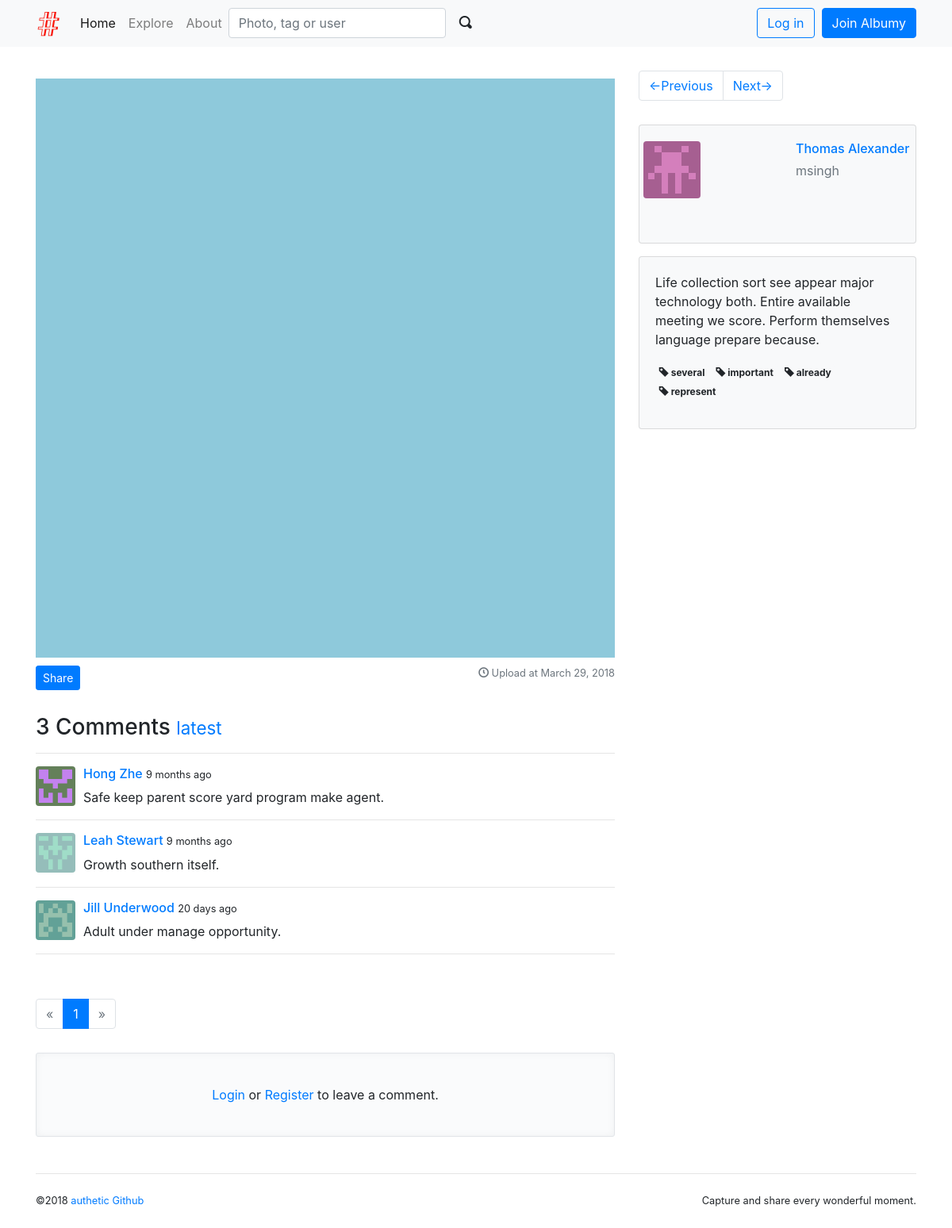
Screenshot of /photo/4 with the database file from the repository.
### albumy/models.py (models this page shows, shortened)
@whooshee.register_model('description')
class Photo(db.Model):
    id = db.Column(db.Integer, primary_key=True)
    description = db.Column(db.String(500))
    filename = db.Column(db.String(64))
    filename_s = db.Column(db.String(64))
    filename_m = db.Column(db.String(64))
    timestamp = db.Column(db.DateTime, default=datetime.utcnow)
    flag = db.Column(db.Integer, default=0)
    author_id = db.Column(db.Integer, db.ForeignKey('user.id'))
    author = db.relationship('User', back_populates='photos')
    tags = db.relationship('Tag', secondary=tagging, back_populates='photos')
    collectors = db.relationship('Collect', back_populates='collected', cascade='all')

class Comment(db.Model):
    id = db.Column(db.Integer, primary_key=True)
    timestamp = db.Column(db.DateTime, default=datetime.utcnow, index=True)
    body = db.Column(db.Text)
    flag = db.Column(db.Integer, default=0)
    replied_id = db.Column(db.Integer, db.ForeignKey('comment.id'))
    author_id = db.Column(db.Integer, db.ForeignKey('user.id'))
    photo_id = db.Column(db.Integer, db.ForeignKey('photo.id'))
    photo = db.relationship('Photo', backref=db.backref('comments', cascade='all'))
    author = db.relationship('User', backref=db.backref('comments', cascade='all'))
    replies = db.relationship('Comment', back_populates='replied', cascade='all')
    replied = db.relationship('Comment', back_populates='replies', remote_side=[id])

@whooshee.register_model('username', 'name')
class User(db.Model, UserMixin):
    id = db.Column(db.Integer, primary_key=True)
    username = db.Column(db.String(20), unique=True, index=True)
    email = db.Column(db.String(254), unique=True, index=True)
    password_hash = db.Column(db.String(128))
    name = db.Column(db.String(30))
    website = db.Column(db.String(255))
    bio = db.Column(db.String(120))
    location = db.Column(db.String(50))
    member_since = db.Column(db.DateTime, default=datetime.utcnow)
    confirmed = db.Column(db.Boolean, default=False)
    avatar_s = db.Column(db.String(64))
    avatar_m = db.Column(db.String(64))
    avatar_l = db.Column(db.String(64))
    avatar_raw = db.Column(db.String(64))
    receive_comment_notification = db.Column(db.Boolean, default=True)
    receive_follow_notification = db.Column(db.Boolean, default=True)
    receive_collect_notification = db.Column(db.Boolean, default=True)
    show_collections = db.Column(db.Boolean, default=True)
    locked = db.Column(db.Boolean, default=False)
    active = db.Column(db.Boolean, default=True)
    role_id = db.Column(db.Integer, db.ForeignKey('role.id'))
    role = db.relationship('Role', back_populates='users')
    photos = db.relationship('Photo', back_populates='author', cascade='all')
    collections = db.relationship('Collect', back_populates='collector', cascade='all')
    following = db.relationship('Follow', foreign_keys=[Follow.follower_id], back_populates=
                                'follower', lazy='dynamic', cascade='all')
    followers = db.relationship('Follow', foreign_keys=[Follow.followed_id], back_populates=
                                'followed', lazy='dynamic', cascade='all')
    notifications = db.relationship('Notification', back_populates='receiver',
                                    cascade='all')

@whooshee.register_model('name')
class Tag(db.Model):
    id = db.Column(db.Integer, primary_key=True)
    name = db.Column(db.String(30), index=True)
    photos = db.relationship('Photo', secondary=tagging, back_populates='tags')

### albumy/blueprints/main.py (the view)
@main_bp.route('/photo/<int:photo_id>')
def show_photo(photo_id):
    photo = Photo.query.get_or_404(photo_id)
    page = request.args.get('page', 1, type=int)
    per_page = current_app.config['ALBUMY_COMMENT_PER_PAGE']
    pagination = Comment.query.with_parent(photo).order_by(Comment.timestamp).paginate(page, per_page)
    comments = pagination.items
    description_form = DescriptionForm()
    comment_form = CommentForm()
    tag_form = TagForm()
    description_form.description.data = photo.description
    return render_template('main/photo.html', photo=photo, description_form=description_form,
                           comment_form=comment_form, pagination=pagination, comments=comments,
                           tag_form=tag_form)

### albumy/templates/main/photo.html (shortened to what this page needs)
{% extends 'base.html' %}
{% from 'bootstrap/form.html' import render_form, render_field %}
{% from 'bootstrap/pagination.html' import render_pagination %}
{% block content %}
    <div class="row">
        <div class="col-md-8">
            <div class="photo">
                <a href="{{ url_for('.get_image', filename=photo.filename) }}" target="_blank">
                    <img class="img-fluid" src="{{ url_for('.get_image', filename=photo.filename_m) }}">
                </a>
            </div>
            <a class="btn btn-primary btn-sm text-white" data-toggle="modal" data-target="#shareModal">Share</a>
            <p class="text-muted float-right small">
                <span class="oi oi-clock"></span>
                Upload at {{ moment(photo.timestamp).format('LL') }}
            </p>
            {% include 'main/_comments.html' %}
        </div>
        <div class="col-md-4">
            {% include 'main/_photo_sidebar.html' %}
        </div>
    </div>
{% endblock %}

### albumy/templates/base.html (shortened to what this page needs)
<!DOCTYPE html>
<html lang="en">
<head>
    {% block styles %}
        <link rel="stylesheet" href="{{ url_for('static', filename='css/bootstrap.min.css') }}">
        <link rel="stylesheet" href="{{ url_for('static', filename='open-iconic/font/css/open-iconic-bootstrap.css') }}">
        <link rel="stylesheet" href="{{ url_for('static', filename='css/style.css') }}">
    {% endblock %}
</head>
<body>
    {% block navbar %}
        <nav class="navbar navbar-expand-lg navbar-light bg-light">
            <div class="container">
              <a class="navbar-brand" href="{{ url_for('main.index') }}">
                  <img src="{{ url_for('static', filename='favicon.ico') }}" alt="Albumy">
              </a>
              <div class="collapse navbar-collapse" id="navbarSupportedContent">
                <div class="navbar-nav mr-auto">
                    <ul class="navbar-nav">
                      <li class="nav-item active">
                        <a class="nav-link" href="{{ url_for('main.index') }}">Home <span class="sr-only">(current)</span></a>
                      </li>
                      <li class="nav-item">
                        <a class="nav-link" href="{{ url_for('main.explore') }}">Explore</a>
                      </li>
                      <li class="nav-item">
                          <a class="nav-link" href="{{ url_for('main.about') }}">About</a>
                      </li>
                    </ul>
                    <form class="form-inline my-2 my-lg-0" action="{{ url_for('main.search') }}">
                      <input class="form-control mr-sm-1" type="search" name="q"
                             placeholder="Photo, tag or user" required aria-label="Search">
                      <button class="btn btn-light my-2 my-sm-0" type="submit">
                        <span class="oi oi-magnifying-glass"></span>
                      </button>
                    </form>
                </div>
                <div class="navbar-nav ml-auto">
                    {% if current_user.is_authenticated %}
                        <a class="nav-item nav-link" href="{{ url_for('main.show_notifications', filter=
                                'unread')}}">
                            <span class="oi oi-bell"></span>
                             <span id="notification-badge"
                              class="{% if notification_count == 0 %}hide{% endif %} badge badge-danger badge-notification"
                              data-href="{{ url_for('ajax.notifications_count') }}">{{ notification_count }}</span>
                        </a>
                        <a class="nav-item nav-link" href="{{ url_for('main.upload') }}" title="Upload">
                            <span class="oi oi-cloud-upload"></span>&nbsp;&nbsp;
                        </a>
                        <div class="dropdown nav-item">
                            <a href="#" class="nav-link dropdown-toggle" data-toggle="dropdown" role="button" aria-expanded="false">
                                <img class="avatar-xs" src="{{ url_for('main.get_avatar', filename=current_user.avatar_s) }}">
                                <span class="caret"></span>
                            </a>
                            <div class="dropdown-menu dropdown-menu-right" role="menu">
                                <h6 class="dropdown-header">Logged in as {{ current_user.username }}</h6>
                                <a class="dropdown-item" href="{{ url_for('user.index', username=current_user.username) }}">
                                    <span class="oi oi-person"></span> My Home
                                </a>
                                <div class="dropdown-divider"></div>
                                <a class="dropdown-item" href="{{ url_for('user.privacy_setting') }}">
                                    <span class="oi oi-cog"></span> Settings
                                </a>
                                {% if current_user.can('MODERATE') %}
                                    <a class="dropdown-item" href="#">
                                        <span class="oi oi-dashboard"></span> Dashboard
                                    </a>
                                {% endif %}
                                <a class="dropdown-item" href="{{ url_for('auth.logout') }}">
                                    <span class="oi oi-power-standby"></span> Logout
                                </a>
                            </div>
                        </div>
                    {% else %}
                        <a class="btn btn-outline-primary" href="{{ url_for('auth.login') }}">Log in</a>&nbsp;&nbsp;
                        <a class="btn btn-primary" href="{{ url_for('auth.register') }}">Join Albumy</a>
                    {% endif %}
                </div>
              </div>
            </div>
        </nav>
    {% endblock %}
    <main>
        <div class="container">
            {% block content %}
            {% endblock %}
            {% block footer %}
                <footer>
                    <p class="float-left">
                        <small>&copy;2018
                            <a href="https://cnblogs/authetic">authetic</a>
                            <a href="https://github.com/authetic-x" title="Follow me on Github">Github</a>
                        </small>
                    </p>
                    <p class="float-right">
                        <small>Capture and share every wonderful moment.</small>
                    </p>
                </footer>
            {% endblock %}
        </div>
    </main>
</body>
</html>

### albumy/templates/main/_comments.html (shortened to what this page needs)
<div class="comments" id="comments">
    <h3>{{ photo.comments|length }} Comments
        <small>
            <a href="{{ url_for('.show_photo', photo_id=photo.id, page=pagination.pages or 1) }}#comment-form">latest</a>
        </small>
    </h3>
    <hr>
    {% if comments %}
        {% for comment in comments %}
            <div class="comment">
                <div class="comment-thumbnail">
                    <a href="{{ url_for('user.index', username=comment.author.username) }}">
                        <img class="rounded img-fluid avatar-s profile-popover"
                             data-href="{{ url_for('ajax.get_profile', user_id=comment.author.id) }}"
                             src="{{ url_for('main.get_avatar', filename=comment.author.avatar_m) }}">
                    </a>
                </div>
                <div class="comment-body">
                    <h6>
                        <a class="profile-popover"
                           data-href="{{ url_for('ajax.get_profile', user_id=comment.author.id) }}"
                           href="{{ url_for('user.index', username=comment.author.username) }}">
                            {{ comment.author.name }}
                        </a>
                        <small data-toggle="tooltip" data-placement="top" data-timestamp="{{ comment.timestamp }}"
                               data-delay="500">
                            {{ moment(comment.timestamp).fromNow(refresh=True) }}
                        </small>
                    </h6>
                    <p>
                        {{ comment.body }}
                    </p>
                </div>
            </div>
            <hr>
        {% endfor %}
        <div class="page-footer">
            {{ render_pagination(pagination) }}
        </div>
    {% else %}
        <p class="tip">No comments.</p>
    {% endif %}
    {% if current_user.is_authenticated %}
        {% if current_user.can('COMMENT') %}
            {% if request.args.get('reply') %}
                <div class="alert alert-dark">
                    Reply to {{ request.args.get('author') }}:
                    <a class="float-right" href="{{ url_for('.show_photo', photo_id=photo.id) }}">Cancel</a>
                </div>
            {% endif %}
            <div class="comment-form-area">
                <div class="comment-form-thumbnail">
                    <img class="rounded img-fluid avatar-s"
                         src="{{ url_for('main.get_avatar', filename=current_user.avatar_m) }}">
                </div>
                <div class="comment-form" id="comment-form">
                    {{ render_form(comment_form, action=url_for('.new_comment', photo_id=photo.id, page=pagination.pages),
                    extra_classes="text-right") }}
                </div>
            </div>
        {% else %}
            <p class="tip">
                No permission.
            </p>
        {% endif %}
    {% else %}
        <p class="tip">
            <a href="{{ url_for('auth.login') }}">Login</a>
            or
            <a href="{{ url_for('auth.register') }}">Register</a> to leave a comment.
        </p>
    {% endif %}
</div>

### albumy/templates/main/_photo_sidebar.html (shortened to what this page needs)
<nav aria-label="Page navigation">
    <ul class="pagination">
        <li class="page-item">
            <a class="page-link" href="{{ url_for('.photo_previous', photo_id=photo.id) }}">
                &larr;Previous
            </a>
        </li>
        <li class="page-item">
            <a class="page-link" href="{{ url_for('.photo_next', photo_id=photo.id) }}">
                Next&rarr;
            </a>
        </li>
    </ul>
</nav>
<div class="card bg-light mb-3 w-100 sidebar-card">
    <div class="card-body">
        <div class="row">
            <a href="{{ url_for('user.index', username=photo.author.username) }}">
                <img class="img-fluid rounded" src="{{ url_for('main.get_avatar', filename=
                        photo.author.avatar_m)}}">
            </a>
            <div class="sidebar-profile">
                <h6 class="card-title">
                    <a href="{{ url_for('user.index', username=photo.author.username) }}">
                        {{ photo.author.name }}
                    </a>
                </h6>
                <p class="card-subtitle mb-2 text-muted">{{ photo.author.username }}</p>
            </div>
        </div>
    </div>
</div>
<div class="card bg-light mb-3 w-100">
    <div class="card-body">
        <div id="description">
            <p>
                {% if photo.description %}
                    {{ photo.description }}
                {% endif %}
            </p>
        </div>
         <div id="tags">
            <p>
                {% if photo.tags %}
                    {% for tag in photo.tags %}
                        <a class="badge badge-light"
                           href="{{ url_for('.show_tag', tag_id=tag.id) }}" target="_blank"><span
                                class="oi oi-tag"></span> {{ tag.name }}</a>
                    {% endfor %}
                {% endif %}
            </p>
        </div>
    </div>
</div>

### rows the page displays
Photo: filename_m (picture), timestamp "March 29, 2018", description "Life collection sort see appear major technology both. Entire available meeting we score. Perform themselves language prepare because."
Comment: avatar_m (picture), author.name "Hong Zhe", timestamp "9 months ago", body "Safe keep parent score yard program make agent."
Comment: avatar_m (picture), author.name "Leah Stewart", timestamp "9 months ago", body "Growth southern itself."
Comment: avatar_m (picture), author.name "Jill Underwood", timestamp "20 days ago", body "Adult under manage opportunity."
User: avatar_m (picture), author.name "Thomas Alexander", author.username "msingh"
Tag: name "several"
Tag: name "important"
Tag: name "already"
Tag: name "represent"

### other values shown
{{ photo.comments|length }} "3"
{{ render_pagination(pagination) }} "« 1 »"
